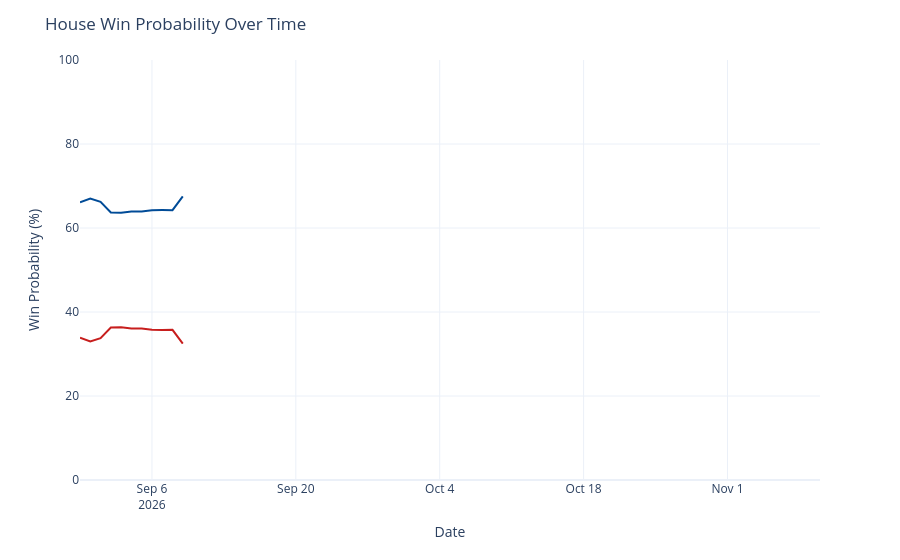

Notebook cell for this chart:
### Code cell
chance_over_time = output_ts[(output_ts['geo'] == 'US House') &
                             (output_ts['type'] == 'chance')]
chance_over_time['rep_chance'] = chance_over_time['y'].map(lambda x: 100 - x)
chance_over_time = chance_over_time.rename({'y': 'Democrats', 'rep_chance': 'Republicans'}, axis=1)
chance_time_ser = px.line(chance_over_time, x='date', y=['Democrats', 'Republicans'], template='plotly_white',
                         color_discrete_map={'Democrats': '#004b97', 'Republicans': '#c71e1d'},)
chance_time_ser.update_traces(hovertemplate="%{y:.1f}%")
chance_time_ser.update_layout(
    xaxis=dict(range=[pd.to_datetime('2026-08-30'), pd.to_datetime('2026-11-10')]),
    yaxis=dict(range=[0, 100]),
    xaxis_title='Date',
    yaxis_title='Win Probability (%)',
    title=dict(text="House Win Probability Over Time"),
    hovermode="x",
    showlegend=False
)
chance_time_ser

### Figure 1 — Plotly figure (JSON) as saved in the notebook; plotly's stock layout.template omitted (floating-point values rounded to 4 significant figures)
{"data": [{"hovertemplate": "%{y:.1f}%", "legendgroup": "Democrats", "line": {"color": "#004b97", "dash": "solid"}, "marker": {"symbol": "circle"}, "mode": "lines", "name": "Democrats", "orientation": "v", "showlegend": true, "type": "scatter", "x": ["2026-08-30", "2026-08-31", "2026-09-01", "2026-09-02", "2026-09-03", "2026-09-04", "2026-09-05", "2026-09-06", "2026-09-07", "2026-09-08", "2026-09-09"], "xaxis": "x", "y": [66.12, 67.02, 66.25, 63.69, 63.65, 63.91, 63.91, 64.23, 64.27, 64.25, 67.54], "yaxis": "y"}, {"hovertemplate": "%{y:.1f}%", "legendgroup": "Republicans", "line": {"color": "#c71e1d", "dash": "solid"}, "marker": {"symbol": "circle"}, "mode": "lines", "name": "Republicans", "orientation": "v", "showlegend": true, "type": "scatter", "x": ["2026-08-30", "2026-08-31", "2026-09-01", "2026-09-02", "2026-09-03", "2026-09-04", "2026-09-05", "2026-09-06", "2026-09-07", "2026-09-08", "2026-09-09"], "xaxis": "x", "y": [33.88, 32.98, 33.75, 36.31, 36.35, 36.09, 36.09, 35.77, 35.73, 35.75, 32.46], "yaxis": "y"}], "layout": {"hovermode": "x", "legend": {"title": {"text": "variable"}, "tracegroupgap": 0}, "margin": {"t": 60}, "showlegend": false, "title": {"text": "House Win Probability Over Time"}, "xaxis": {"anchor": "y", "domain": [0, 1], "range": ["2026-08-30T00:00:00", "2026-11-10T00:00:00"], "title": {"text": "Date"}}, "yaxis": {"anchor": "x", "domain": [0, 1], "range": [0, 100], "title": {"text": "Win Probability (%)"}}}}
